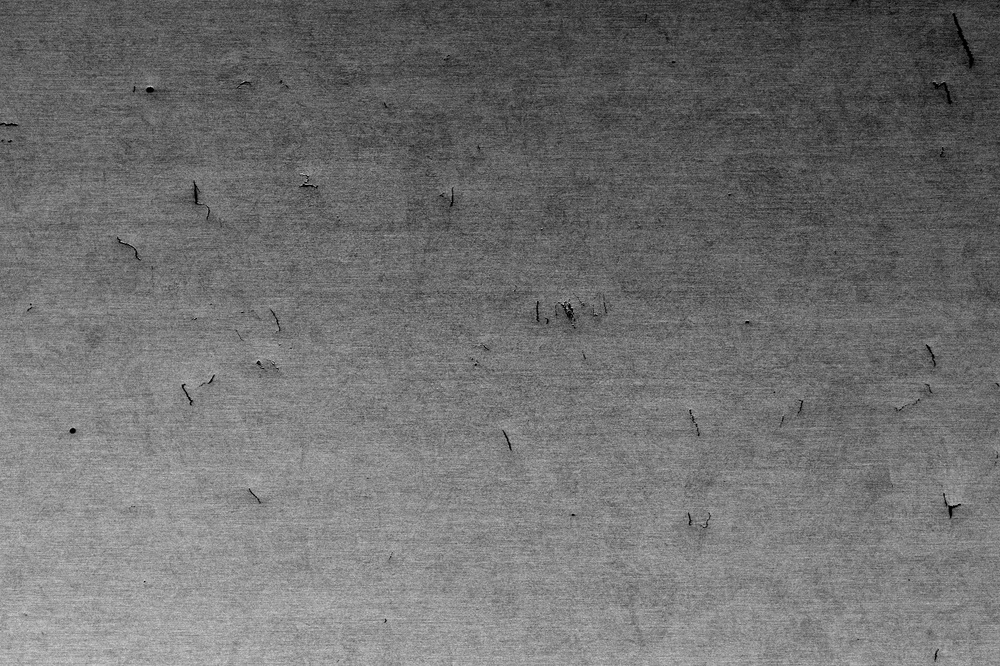
#> input picture data/4_1_4_BSE_001x250_cropped.jpg, 1000 x 666 px, shrunk from 1536 x 1023 before the run, found by its file name
$ python img_processing.py
#> lines starting #> are read from the running program, lines starting #| are printed output that depends on the picture; after the words box and inside, x2 and y2 are one past the last pixel; in counts of white or black regions, pixels touching at a corner belong together
# Code for image processing using openCV library
from skimage import morphology
from scipy.ndimage.morphology import binary_fill_holes
import cv2

import numpy as np
import pandas as pd
import math

# Shows cvimage
def showImg(image):
    cv2.namedWindow("Img Preview", cv2.WINDOW_NORMAL)
    cv2.imshow("Img Preview", image)
    cv2.waitKey(0)
    cv2.destroyAllWindows()


if __name__ == "__main__":
    img = cv2.imread(r"data\4_1_4_BSE_001x250_cropped.jpg")
#> img is the input picture: shape (666, 1000, 3); min 0, max 211, mean 111.9

    img = cv2.cvtColor(img, cv2.COLOR_BGR2GRAY)
#> img: shape (666, 1000)

    cv2.threshold(src=img, dst=img, thresh=5, maxval=255, type=cv2.THRESH_BINARY)
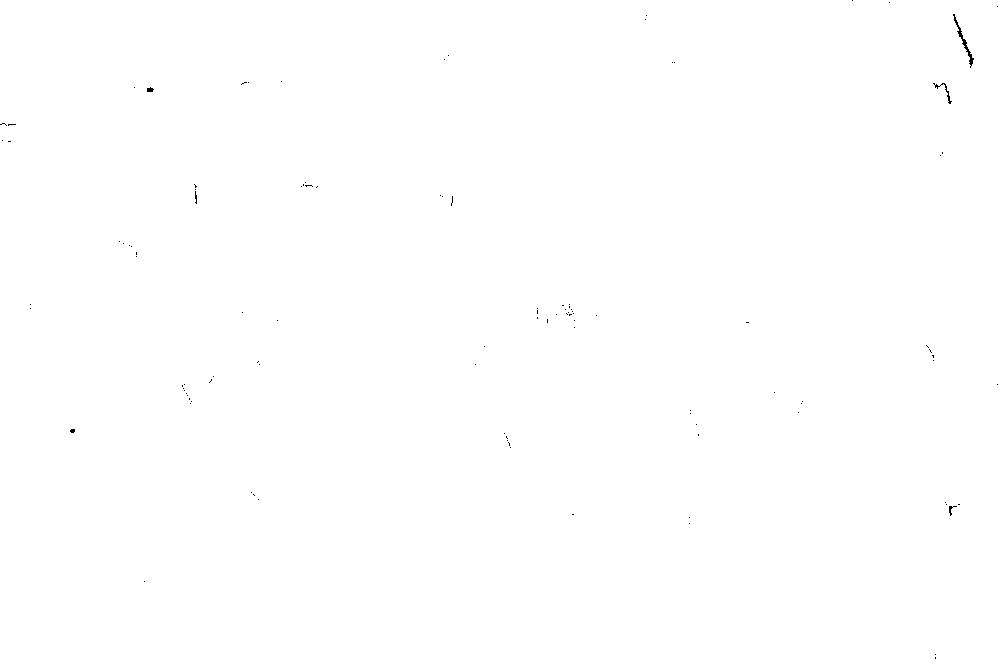
#> img: shape (666, 1000); 99.9% white; black in thin lines or dots
    cv2.imwrite(r'data/processed_images/binaryzation.png', img)
    # [4 lines of commented-out code are left out]

    (cnt, hierarchy) = cv2.findContours(img.astype(np.uint8), cv2.RETR_TREE, cv2.CHAIN_APPROX_NONE)
#> cnt = 133 contours, 126 with area under 20; largest, box (x1, y1, x2, y2) and area: (0, 0, 1000, 666) 664331, (952, 13, 975, 67) 206, (940, 82, 953, 105) 69, (146, 86, 155, 93) 35, (948, 505, 954, 517) 34, (194, 190, 198, 205) 31, (69, 428, 76, 434) 24
    f_img = np.ones((img.shape[0], img.shape[1]))
    f_img *= f_img * 255
    cv2.drawContours(f_img, cnt, -1, (0, 0, 255), 1)
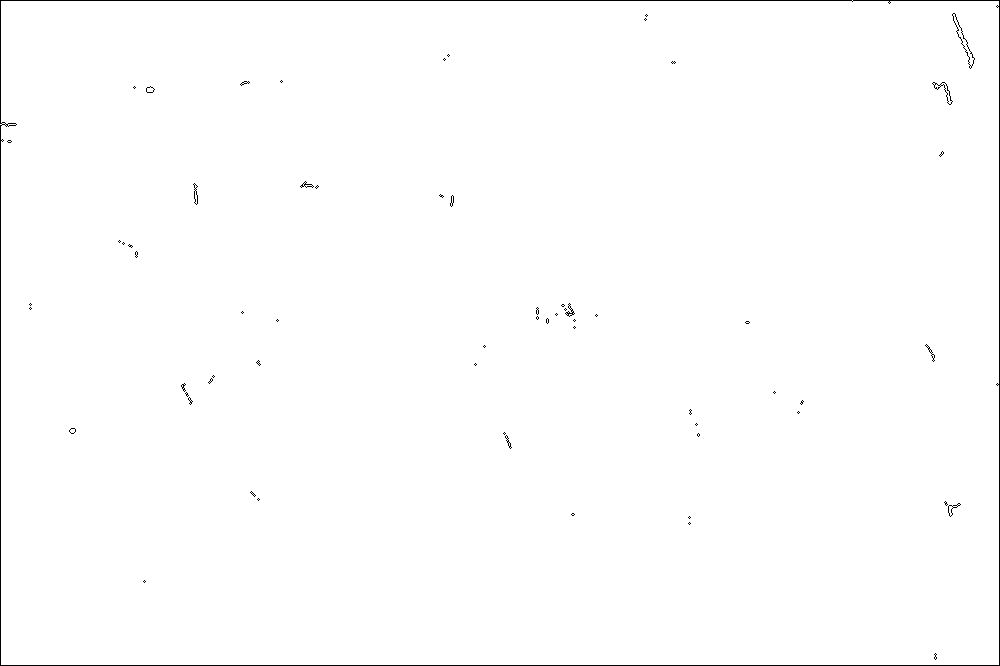
#> f_img: shape (666, 1000) float64; 99.4% white; black in thin lines or dots
    cv2.imwrite(r'data/processed_images/contours.png', f_img)
    showImg(f_img)

    results = pd.DataFrame()
    count = 0
    for idx in range(len(cnt)):
        if cv2.contourArea(cnt[idx]) > 0:
            c_area = cv2.contourArea(cnt[idx])
            c_perimeter = cv2.arcLength(cnt[idx], True)
            circularity = (4*math.pi*c_area)/(c_perimeter**2)
            if 0.1 < circularity < 0.9:
                print(circularity)
                M = cv2.moments(cnt[idx])
                count += 1
                print(cv2.boundingRect(cnt[idx])[2])
                cv2.putText(f_img, f"{count}", [int(M['m10']/M['m00']) + cv2.boundingRect(cnt[idx])[2], int(M['m01']/M['m00'])],
                            cv2.FONT_HERSHEY_COMPLEX_SMALL, .5, [0, 0, 255], 1, cv2.LINE_AA)
                roundness = (4*c_area)/(c_perimeter**2)
#> this loop made 133 passes
#> (c_area, c_perimeter, circularity, roundness) on passes 1, 9, 94: (664331, 3331.7, 0.752, 0.239), (34, 28.14, 0.539, 0.172), (31, 31.31, 0.397, 0.126)
#> (c_area, c_perimeter, circularity) on pass 25: (23.5, 17.9, 0.922)
#> (printed output is left out)
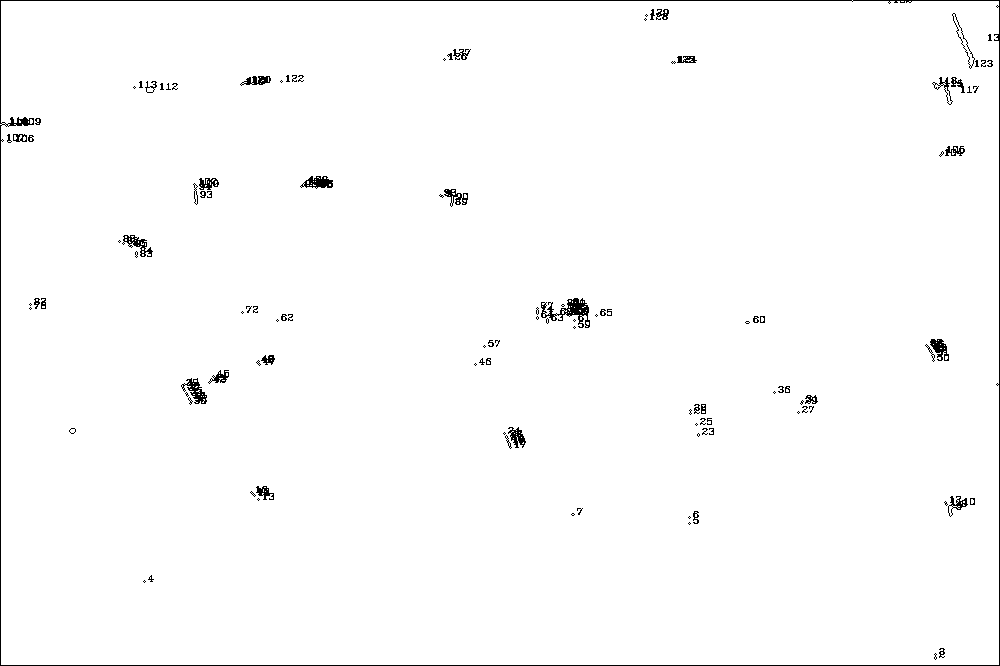
#> f_img: shape (666, 1000) float64; 98.7% white; black in thin lines or dots
#> after the loop, count = 132

    showImg(f_img)
